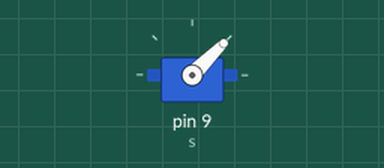
Recording of a sketch running on a simulated Arduino Uno, built with avr-gcc and run on an emulated ATmega328P. On the bench: servo.

Above: at 0.1 s.
At 0.6 s:
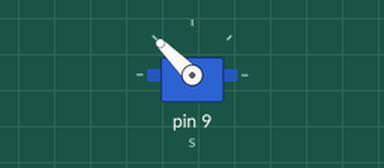
Timing chart, 0 to 2.1 s (numbered marks = the images above):
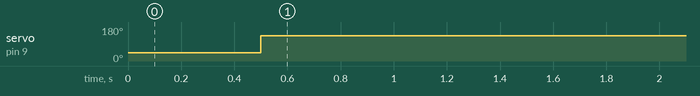

The sketch:

servo.ino
```cpp
// The Servo library on D9: 45 degrees for half a second, then 135.
#include <Servo.h>

Servo s;

void setup() {
  s.attach(9);
  s.write(45);
  delay(500);
  s.write(135);
}

void loop() {}
```

Measured:
- by itself, servo on pin 9 (s): 45° → 135° at 0.50 s
